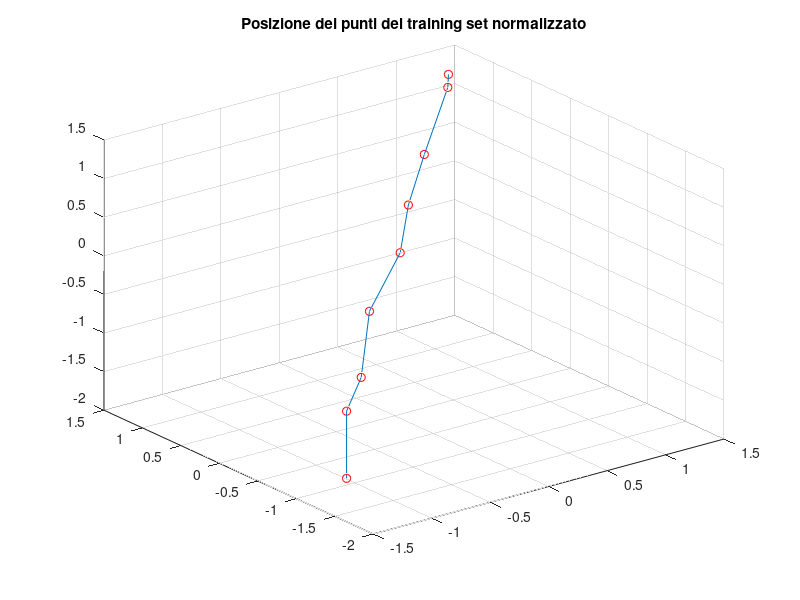
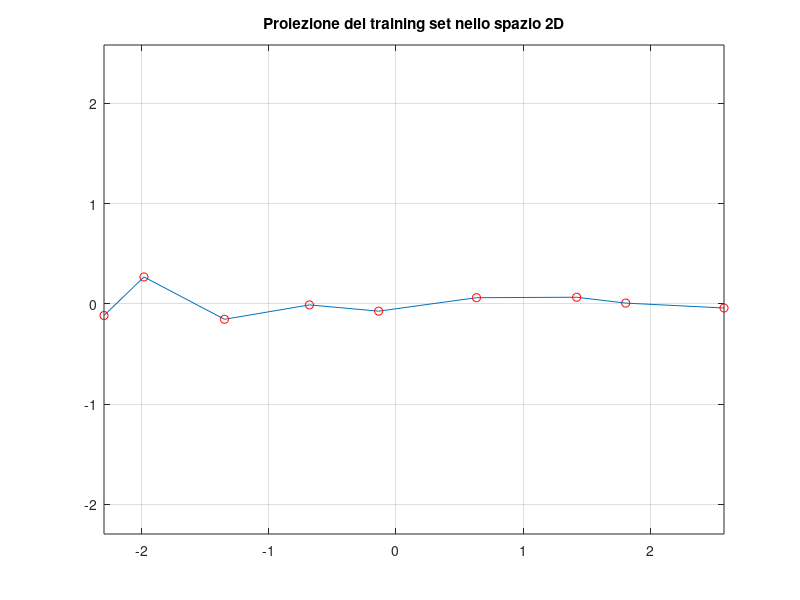
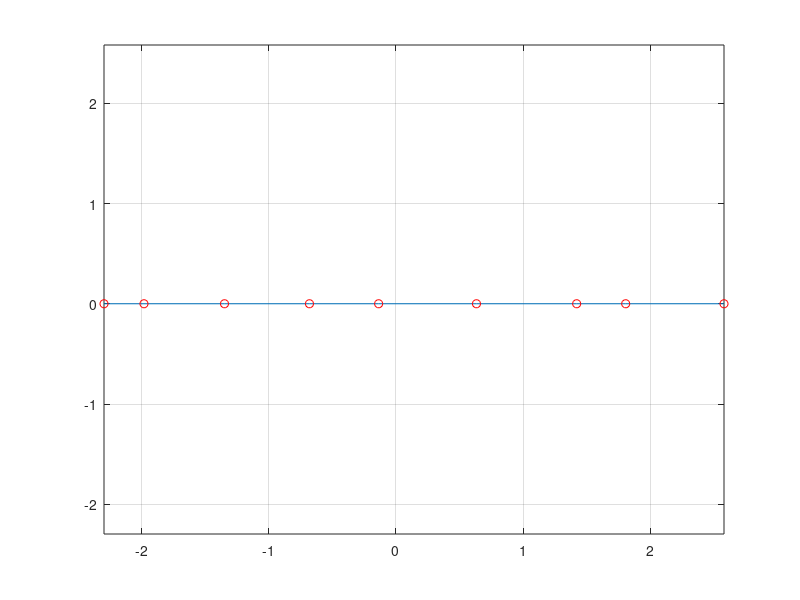

The MATLAB script that drew these images, in order:
clc;
clear;

fprintf("PCA con SVD\n");
fprintf("Questo e' il nostro training set di esempio.\n");

x = [ 1 1 1 ; 2 2 2; 3 3 3; 4 4 4; 5 5 5; 6 6 6; 7 7 7; 7 8 9; 8 9 9 ];
xn = x + rand(size(x));
xn
fprintf("Media\n");
mean(xn)
fprintf("Deviazione standard\n");
std(xn)
pause;

fprintf("Normalizziamo i dati.\n");
x0 = xn - mean(xn);
s = std( xn ); s( find( s == 0 ) ) = 1;
x0 = x0 ./ s;
xn = x0;
fprintf("Media\n");
mean(xn)
fprintf("Deviazione standard\n");
std(xn)
pause;



plot3(xn(:,1),xn(:,2),xn(:,3), "or");
grid on;
hold on;
plot3(xn(:,1),xn(:,2),xn(:,3) );
hold off;
title("Posizione dei punti del training set normalizzato");
pause;



fprintf("Calcoliamo la matrice di covarianza e decomponiamola\n");

c = xn'*xn/(size(x0,1)-1)
[ U,S,V ] = svd(c)

varLoss = cumsum( diag(S)/sum(diag(S)))*100
fprintf("Proiettando in 2D il training set rimane il %f%% della varianza,\n", varLoss(2));
fprintf("la forma del training set e' praticamente mantenuta");
pause;

fprintf("Proiezione dei dati nel nuovo sistema di riferimento\n");
xr = x0*V(:,1:2)
fprintf("Media\n");
mean(xr)
fprintf("Deviazione standard\n");
std(xr)
pause;

figure 2 
min = min(min(xr));
max = max(max(xr));
plot(xr(:,1),xr(:,2));
axis([ min max min max]);
grid on 
hold on ; plot(xr(:,1),xr(:,2), "or");

title("Proiezione del training set nello spazio 2D");hold off 

pause;
fprintf("Anche in una dimensione si conserva la forma, il (%f)%% della varianza e' conservata\n", varLoss(1));
xr = x0*V(:,1)
fprintf("Media\n");
mean(xr)
fprintf("Deviazione standard\n");
std(xr)
pause;

figure 3;
title("Proiezione del training set nello spazio 1D");
plot(xr,zeros(size(xr)));
axis([ min max min max]);
grid on 
hold on ; plot(xr,zeros(size(xr)), "or");
hold off 
pause;


